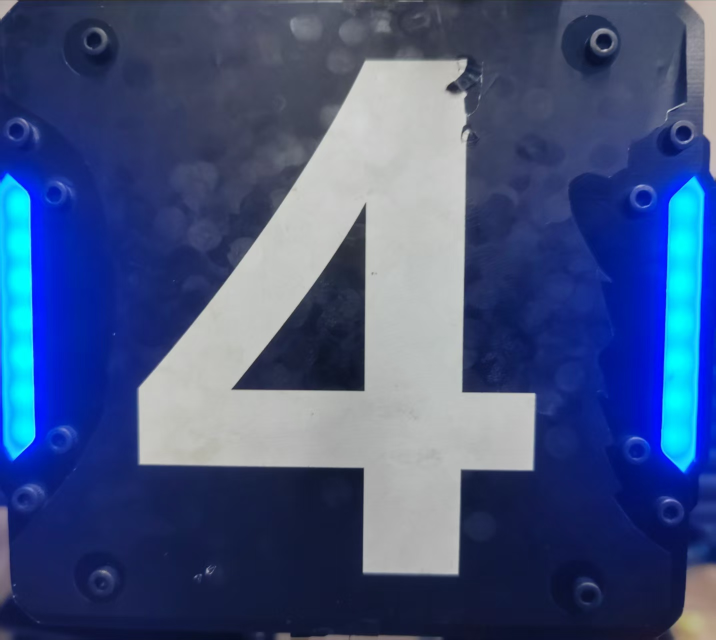
//> input picture lecture3/imgs/blue_4.jpg, 1431 x 1279 px (shown at 1/2 size)
$ ./detect_armor_hw   (built with g++ and OpenCV 4)
//> lines starting //> are read from the running program, lines starting //| are printed output that depends on the picture; after the words box and inside, x2 and y2 are one past the last pixel; in counts of white or black regions, pixels touching at a corner belong together
### lecture3/include/img_tools.hpp
#ifndef TOOLS__IMG_TOOLS_HPP
#define TOOLS__IMG_TOOLS_HPP

#include <opencv2/opencv.hpp>
#include <string>
#include <vector>

namespace tools
{

// [38 lines left out: functions draw_point, drawContour, draw_points, draw_points, draw_text, not called in this run]

}  // namespace tools

#endif  // TOOLS__IMG_TOOLS_HPP

### lecture3/include/armor.hpp
#ifndef ARMOR_HPP
#define ARMOR_HPP

#include <algorithm>
#include <cmath>
#include <opencv2/opencv.hpp>
#include <vector>

enum class Color { red, blue };

// [4 lines left out: function color_name, not called in this run]

struct Lightbar
{
    std::size_t id = 0;
    Color color = Color::red;
    cv::Point2f center, top, bottom, top2bottom;
    std::vector<cv::Point2f> points;
    double angle = 0, angle_error = 0, length = 0, width = 0, ratio = 0;

    Lightbar() = default;

    Lightbar(const cv::RotatedRect & rotated_rect, std::size_t lightbar_id) : id(lightbar_id)
    {
        std::vector<cv::Point2f> corners(4);
        rotated_rect.points(corners.data());
        std::sort(corners.begin(), corners.end(),
                  [](const cv::Point2f & a, const cv::Point2f & b) { return a.y < b.y; });

        center = rotated_rect.center;
        top = (corners[0] + corners[1]) / 2;
        bottom = (corners[2] + corners[3]) / 2;
        top2bottom = bottom - top;
        points = {top, bottom};

        width = cv::norm(corners[0] - corners[1]);
        angle = std::atan2(top2bottom.y, top2bottom.x);
        angle_error = std::abs(angle - CV_PI / 2);
        length = cv::norm(top2bottom);
        ratio = (width > 1e-3) ? (length / width) : 0;
    }
};

struct Armor
{
    Color color = Color::red;
    Lightbar left, right;
    cv::Point2f center;
    std::vector<cv::Point2f> points;
    double ratio = 0;              // 两灯条中点距离 / 较长灯条
    double side_ratio = 0;         // 长灯条 / 短灯条
    double rectangular_error = 0;  // 灯条与中点连线相对垂直的偏差
    bool duplicated = false;

    // [18 lines left out: function Armor, not called in this run]
};

#endif  // ARMOR_HPP

### lecture3/include/detector.hpp
#ifndef DETECTOR_HPP
#define DETECTOR_HPP

#include <algorithm>
#include <iostream>
#include <string>
#include <vector>

#include <opencv2/opencv.hpp>
#include "armor.hpp"
#include "img_tools.hpp"

// 几何阈值来自 sp_vision_25 传统检测配置（configs/example.yaml）
constexpr double kThreshold = 130;              // 二值化阈值
constexpr double kMaxAngleErrorDeg = 45;        // 灯条相对竖直的最大偏角
constexpr double kMinLightbarRatio = 1.5;       // 灯条长 / 宽
constexpr double kMaxLightbarRatio = 20;
constexpr double kMinLightbarLength = 15;       // 像素
constexpr double kMinArmorRatio = 1;            // 灯条间距 / 较长灯条
constexpr double kMaxArmorRatio = 5;
constexpr double kMaxSideRatio = 1.5;           // 两灯条长度比
constexpr double kMaxRectangularErrorDeg = 25;  // 两灯条与连线是否接近垂直

struct DetectResult
{
    cv::Mat binary_img;
    std::vector<Lightbar> lightbars;
    std::vector<Armor> armors;
};

// [36 lines left out: functions check_lightbar, check_armor, get_color, not called in this run]

inline void remove_duplicated(std::vector<Armor> & armors)
{
    for (std::size_t i = 0; i < armors.size(); ++i) {
        for (std::size_t j = i + 1; j < armors.size(); ++j) {
            const bool share_bar = armors[i].left.id == armors[j].left.id ||
                                   armors[i].left.id == armors[j].right.id ||
                                   armors[i].right.id == armors[j].left.id ||
                                   armors[i].right.id == armors[j].right.id;
            if (!share_bar) {
                continue;
            }
            const double err_i = std::abs(armors[i].ratio - 2.5);
            const double err_j = std::abs(armors[j].ratio - 2.5);
            if (err_i < err_j) {
                armors[j].duplicated = true;
            } else {
                armors[i].duplicated = true;
            }
        }
    }
    armors.erase(std::remove_if(armors.begin(), armors.end(),
                                [](const Armor & a) { return a.duplicated; }),
                 armors.end());
}

// [39 lines left out: function detect_armor, not called in this run]

inline void print_result(const std::string & img_path, const DetectResult & result)
{
    std::cout << "图片: " << img_path << "\n";
    std::cout << "灯条: " << result.lightbars.size() << "  装甲板: " << result.armors.size() << "\n";
    for (std::size_t i = 0; i < result.armors.size(); ++i) {
        const auto & armor = result.armors[i];
        std::cout << "  [" << i << "] " << color_name(armor.color)
                  << "  center=(" << armor.center.x << ", " << armor.center.y << ")"
                  << "  ratio=" << armor.ratio << "\n";
        std::cout << "      corners:";
        for (const auto & p : armor.points) {
            std::cout << " (" << p.x << ", " << p.y << ")";
        }
        std::cout << "\n";
    }
}

// [18 lines left out: function draw_result, not called in this run]

#endif  // DETECTOR_HPP

### lecture3/detect_armor_hw.cpp
#include <cstdlib>
#include <iostream>
#include <string>

#include <opencv2/opencv.hpp>
#include "detector.hpp"

// 装甲板识别作业：灰度 → 二值 → 轮廓已写好（main_hw 练过）
// 按 Task 填写几何过滤、灯条配对
// 在 class_3/ 下运行: build/detect_armor_hw
// 对照完整示例:     build/detect_armor

int main(int argc, char ** argv)
{
    const std::string img_path = (argc > 1) ? argv[1] : "imgs/blue_4.jpg";
    cv::Mat bgr_img = cv::imread(img_path);
//> bgr_img is the input picture: 1279 rows x 1431 cols, CV_8UC3; mean B, G, R 127.1, 83.2, 65.4
    if (bgr_img.empty()) {
        std::cerr << "无法读取图片: " << img_path << "\n"
                  << "请在 class_3/ 目录下运行，例如: build/detect_armor_hw imgs/red_2.jpg\n";
        return 1;
    }

    DetectResult result;

    // 前面几步已写好：灰度 → 二值 → 轮廓
    cv::Mat gray_img;
    cv::cvtColor(bgr_img, gray_img, cv::COLOR_BGR2GRAY);
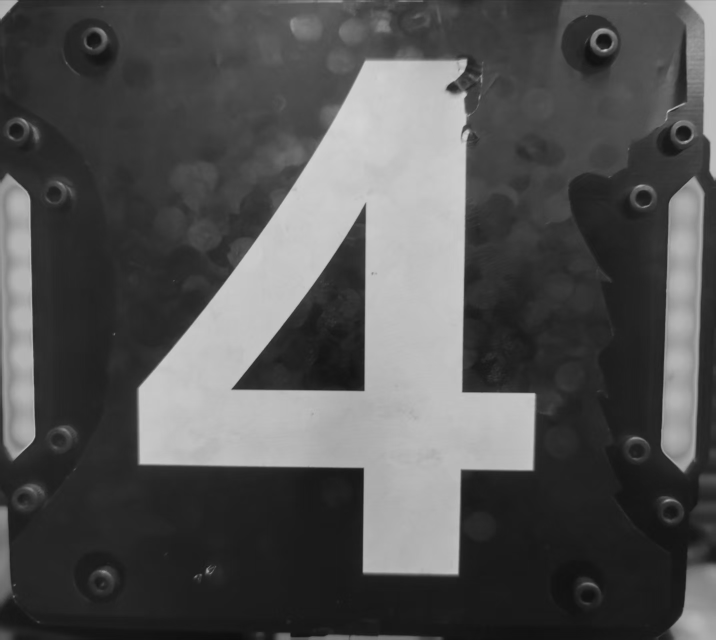
//> gray_img: 1279 rows x 1431 cols, CV_8UC1 (shown at 1/2 size); min 12, max 214, mean 82.9
    cv::threshold(gray_img, result.binary_img, kThreshold, 255, cv::THRESH_BINARY);
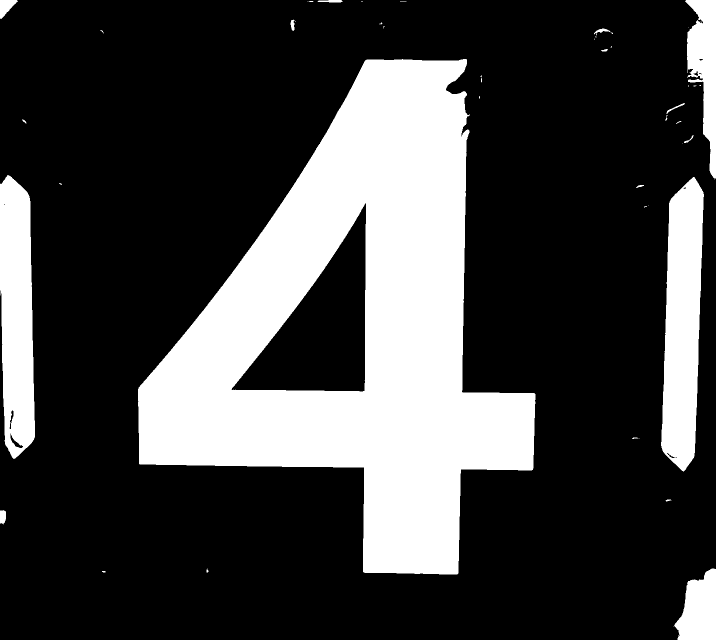
//> result.binary_img: 1279 rows x 1431 cols, CV_8UC1 (shown at 1/2 size); 25.9% white; 47 white regions (27 under 20 px)
    std::vector<std::vector<cv::Point>> contours;
    cv::findContours(result.binary_img, contours, cv::RETR_EXTERNAL, cv::CHAIN_APPROX_NONE);
//> contours = 47 contours, 33 with area under 20; largest, box (x1, y1, x2, y2) and area: (276, 118, 1071, 1149) 427958, (1322, 354, 1408, 943) 36791, (0, 350, 70, 918) 32272, (1370, 0, 1431, 359) 11326, (1348, 1137, 1431, 1279) 8156

    // ---------- 几何过滤：单看这一根，像不像灯条 ----------
    for (const auto & contour : contours) {
        Lightbar lightbar(cv::minAreaRect(contour), result.lightbars.size());

        // Task1: 写出三个 bool：
        //   angle_ok：lightbar.angle_error < kMaxAngleErrorDeg * CV_PI / 180.0
        //   ratio_ok：ratio 在 kMinLightbarRatio 和 kMaxLightbarRatio 之间
        //   length_ok：lightbar.length > kMinLightbarLength


        // Task2: 三项不都成立则 continue


        // Task3: 调用 get_color(bgr_img, contour, lightbar.color)，返回 false 则 continue


        result.lightbars.emplace_back(lightbar);
    }
//> this loop made 47 passes
//> (center in Lightbar, top2bottom in Lightbar, points in Lightbar, width in Lightbar, angle in Lightbar, angle_error in Lightbar, length in Lightbar, ratio in Lightbar) on passes 2 to 6: (Point(207.5, 1143), Point(0, 2), 2 Points (x, y): [207.5, 1142], [207.5, 1144], 7, 1.57, 4.37e-08, 2, 0.286), (Point(1389, 1207.5), Point(0, 141), 2 Points (x, y): [1389, 1137], [1389, 1278], 82, 1.57, 4.37e-08, 141, 1.72), (Point(414.5, 1140.5), Point(0, 7), 2 Points (x, y): [414.5, 1137], [414.5, 1144], 3, 1.57, 4.37e-08, 7, 2.33), (Point(5.5, 1034), Point(0, 28), 2 Points (x, y): [5.5, 1020], [5.5, 1048], 11, 1.57, 4.37e-08, 28, 2.55), (Point(1336.4, 999.9), Point(0.706, 2.82), 2 Points (x, y): [1336, 998.5], [1336.7, 1001.3], 10.91, 1.33, 0.245, 2.91, 0.267)
//> (contour, points in Lightbar, width in Lightbar, angle in Lightbar, angle_error in Lightbar, length in Lightbar, ratio in Lightbar) on passes 1, 7, 10, 15, 35, 38: (1 Point (x, y): [1347, 1252], 2 Points (x, y): [1347, 1252], [1347, 1252], 0, 0, 1.57, 0, 0), (1 Point (x, y): [1279, 877], 2 Points (x, y): [1279, 877], [1279, 877], 0, 0, 1.57, 0, 0), (1 Point (x, y): [1296, 411], 2 Points (x, y): [1296, 411], [1296, 411], 0, 0, 1.57, 0, 0), (1 Point (x, y): [1365, 286], 2 Points (x, y): [1365, 286], [1365, 286], 0, 0, 1.57, 0, 0), (1 Point (x, y): [1376, 55], 2 Points (x, y): [1376, 55], [1376, 55], 0, 0, 1.57, 0, 0), (2 Points (x, y): [1401, 42], [1402, 42], 2 Points (x, y): [1401.5, 42], [1401.5, 42], 1, 0, 1.57, 0, 0)

    // 按灯条中心 x 从左到右排好，后面配对时 i 一定在 j 左边
    std::sort(result.lightbars.begin(), result.lightbars.end(),
              [](const Lightbar & a, const Lightbar & b) { return a.center.x < b.center.x; });

    // ---------- 灯条配对：哪两根同色灯条构成一块板 ----------
    for (std::size_t i = 0; i < result.lightbars.size(); ++i) {
        for (std::size_t j = i + 1; j < result.lightbars.size(); ++j) {

            // Task4: 两根灯条颜色不同则 continue


            // Task5: 用 result.lightbars[i] 和 result.lightbars[j] 构造 Armor armor


            // Task6: 写出三个 bool，三项都成立才 result.armors.emplace_back(armor)
            //   ratio_ok：armor.ratio 在 kMinArmorRatio 和 kMaxArmorRatio 之间
            //   side_ok：armor.side_ratio < kMaxSideRatio
            //   rect_ok：armor.rectangular_error < kMaxRectangularErrorDeg * CV_PI / 180.0


        }
    }
//> this loop made 47 passes

    remove_duplicated(result.armors);

    print_result(img_path, result);
//| 灯条: 47  装甲板: 0

    if (std::getenv("DISPLAY") == nullptr) {
        std::cout << "未检测到 DISPLAY，跳过窗口显示。\n";
        return 0;
//> (the program exits here)

$ run again, with lecture3/imgs/red_3.jpg copied over lecture3/imgs/blue_4.jpg
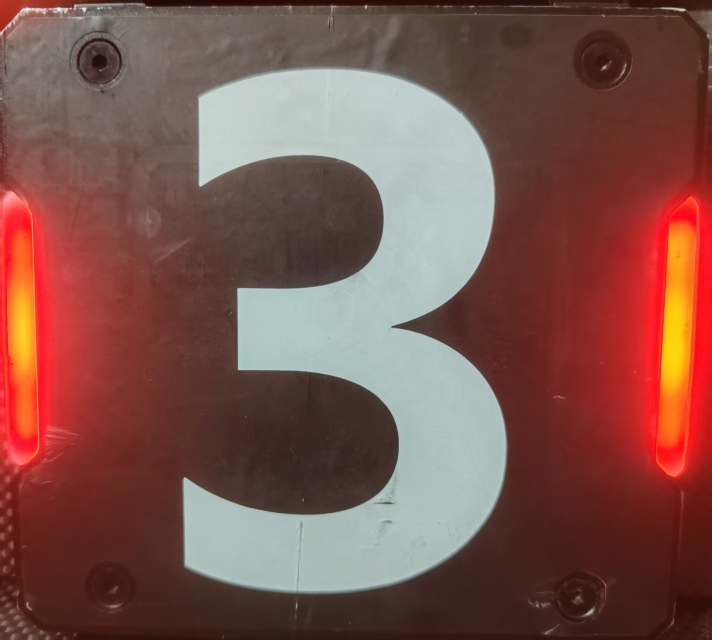
//> input picture lecture3/imgs/red_3.jpg, 1424 x 1280 px (shown at 1/2 size)
//> bgr_img is the input picture: 1280 rows x 1424 cols, CV_8UC3; mean B, G, R 76.9, 84.2, 125.5
//> `cv::cvtColor(bgr_img, gray_img, cv::COLOR_BGR2GRAY);`:
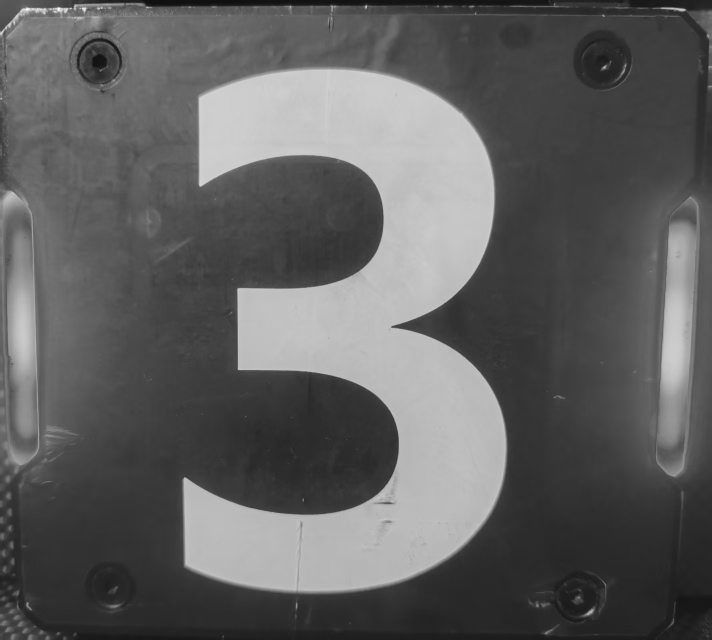
//> gray_img: 1280 rows x 1424 cols, CV_8UC1 (shown at 1/2 size); min 13, max 254, mean 95.7
//> `cv::threshold(gray_img, result.binary_img, kThreshold, 255, cv::THRESH..`:
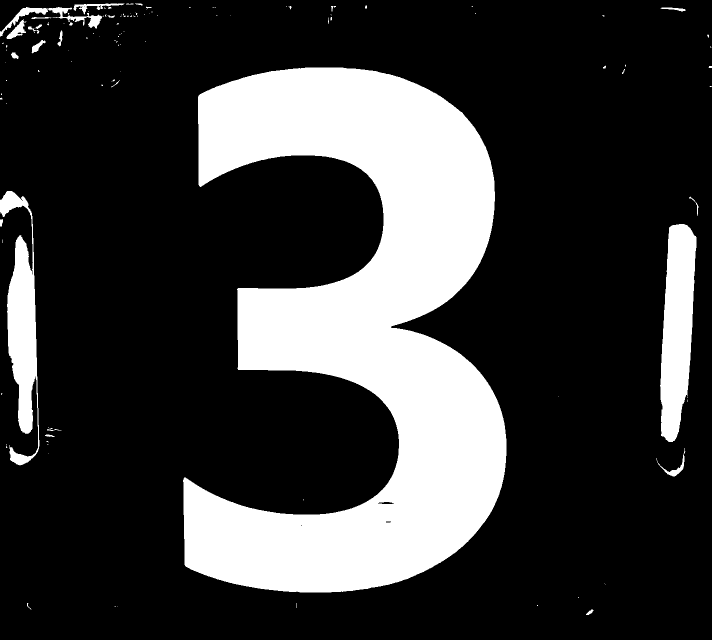
//> result.binary_img: 1280 rows x 1424 cols, CV_8UC1 (shown at 1/2 size); 22.9% white; 127 white regions (91 under 20 px)
//> contours = 127 contours, 105 with area under 20; largest, box (x1, y1, x2, y2) and area: (366, 135, 1013, 1185) 367748, (1320, 448, 1393, 884) 22090, (0, 382, 79, 931) 18401, (0, 14, 204, 74) 1978, (13, 39, 53, 78) 582
//> the loop `for (const auto & contour : contours)` made 127 passes
//> (center in Lightbar, top2bottom in Lightbar, points in Lightbar, width in Lightbar, angle in Lightbar, angle_error in Lightbar, length in Lightbar, ratio in Lightbar) on passes 1, 4, 5: (Point(1179.2, 1224.8), Point(-11.5, 11.5), 2 Points (x, y): [1185, 1219], [1173.5, 1230.5], 5.66, 2.36, 0.785, 16.26, 2.88), (Point(1074.5, 1210.5), Point(0, 1), 2 Points (x, y): [1074.5, 1210], [1074.5, 1211], 1, 1.57, 4.37e-08, 1, 1), (Point(593, 1210.5), Point(0, 9), 2 Points (x, y): [593, 1206], [593, 1215], 0, 1.57, 4.37e-08, 9, 0)
//> after the loop `for (const auto & contour : contours)`: result.lightbars = 127 items
//> the loop `for (std::size_t i = 0; i < result.lightbars.size(); ++i)` made 127 passes
//| 灯条: 127  装甲板: 0
